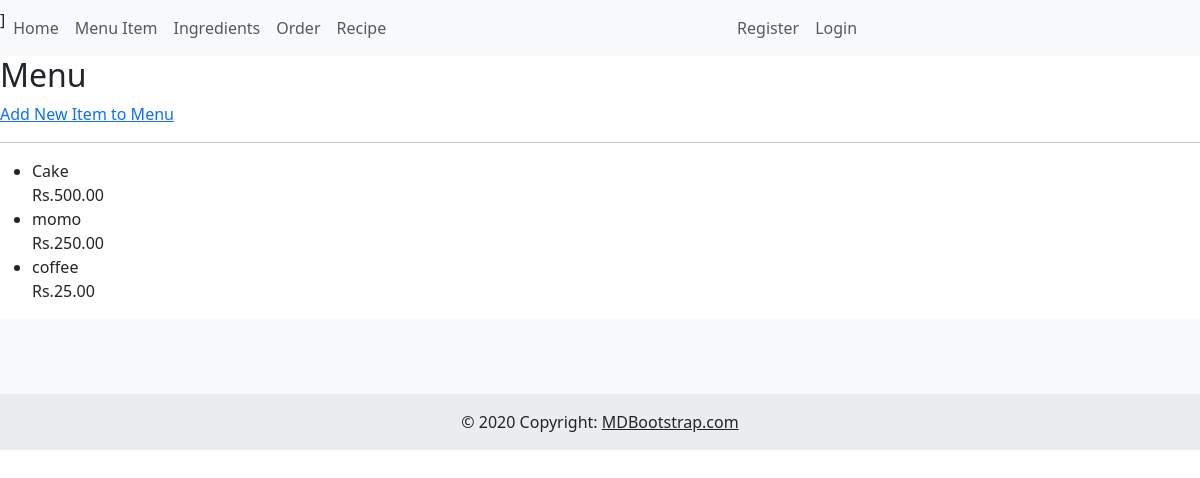
The app's page /menu/ with its own data.
### inventory/models.py (models this page shows, shortened)
class MenuItem(models.Model):
    title = models.CharField(max_length=50)
    price = models.DecimalField(max_digits=10, decimal_places=2)

### inventory/views.py (the view)
# urls.py: path('menu/', views.MenuView.as_view(), name="menu"),
class MenuView(ListView):
    template_name = "inventory/menu_list.html"
    model = MenuItem

### inventory/templates/inventory/menu_list.html (shortened to what this page needs)
{% extends 'inventory/base.html' %}
{% load static %}
{% block content %}
    <h2>Menu</h2>
    <p><a href="{% url 'inventory:menu-add' %}">Add New Item to Menu</a></p>
    <hr/>
    <ul class="menu-items">
    {% for menu_item in object_list %}
        <li>
            <div class="menu-item-header">
                <div class="menu-item-title">{{ menu_item.title }}</div>
                <div class="menu-item-price">Rs.{{ menu_item.price|stringformat:".2f" }}</div>
            </div>
        </li>
    {% endfor %}
    </ul>
{% endblock %}

### records on screen
MenuItem: title "Cake", price "500.00"
MenuItem: title "momo", price "250.00"
MenuItem: title "coffee", price "25.00"
